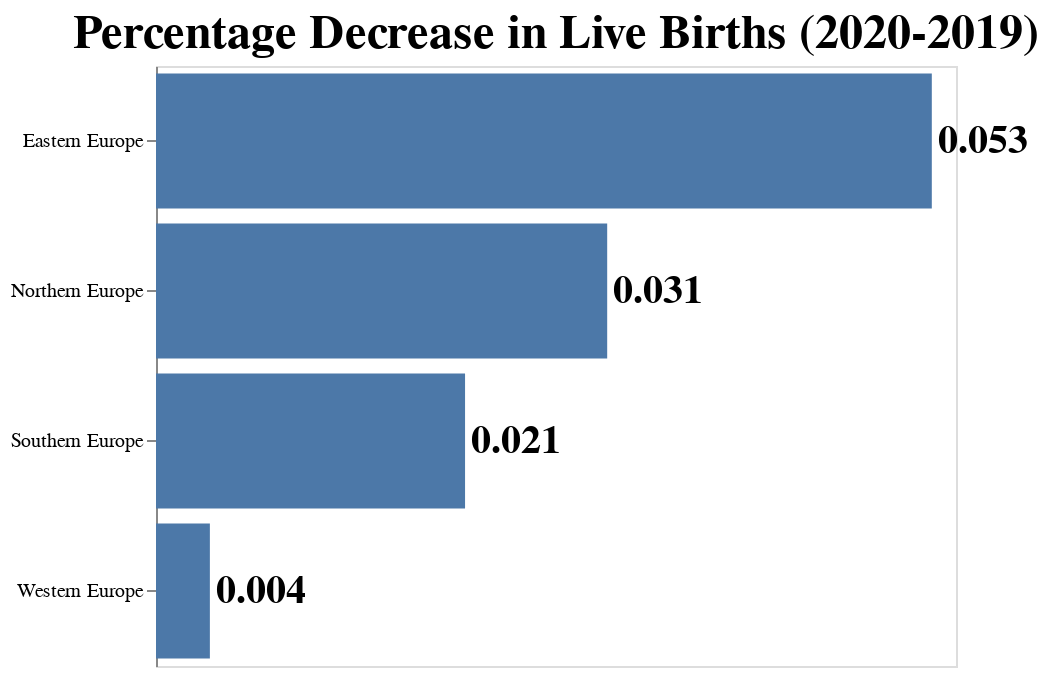

The cell this chart's notebook holds for it:
### Markdown cell above
Add title

### Code cell
bars = alt.Chart(df).mark_bar().encode(
    x=alt.X('avg_value:Q', axis=None),
    y=alt.Y('Region:N', title='')
).transform_aggregate(
   avg_value = 'average(2020_2019)', groupby = ['Region']
)

text = bars.mark_text(
    align='left',
    baseline='middle',
    dx=3,
    fontStyle='bold',
    fontSize=20
).encode(
    text=alt.Text('avg_value:Q', format=",.3f"),
    
)

final_bar = (bars + text).properties(
    height = 300,
    title = 'Percentage Decrease in Live Births (2020-2019)'
).configure_title(
    fontSize=24
)
final_bar.save('title_bar_chart.png')
final_bar

### Figure 1 — Vega-Lite specification as saved in the notebook (floating-point values rounded to 4 significant figures)
{"config": {"view": {"continuousWidth": 400, "continuousHeight": 300}, "title": {"fontSize": 24}}, "layer": [{"mark": "bar", "encoding": {"x": {"type": "quantitative", "axis": null, "field": "avg_value"}, "y": {"type": "nominal", "field": "Region", "title": ""}}, "transform": [{"aggregate": [{"op": "average", "field": "2020_2019", "as": "avg_value"}], "groupby": ["Region"]}]}, {"mark": {"type": "text", "align": "left", "baseline": "middle", "dx": 3, "fontSize": 20, "fontStyle": "bold"}, "encoding": {"text": {"type": "quantitative", "field": "avg_value", "format": ",.3f"}, "x": {"type": "quantitative", "axis": null, "field": "avg_value"}, "y": {"type": "nominal", "field": "Region", "title": ""}}, "transform": [{"aggregate": [{"op": "average", "field": "2020_2019", "as": "avg_value"}], "groupby": ["Region"]}]}], "data": {"name": "data-02e83fd408885510e27a542a78bae3e9"}, "height": 300, "title": "Percentage Decrease in Live Births (2020-2019)", "$schema": "https://vega.github.io/schema/vega-lite/v4.8.1.json", "datasets": {"data-02e83fd408885510e27a542a78bae3e9": [{"Country": "Denmark", "2019": 61170.0, "2020": 60940.0, "Region": "Northern Europe", "2020_2019": 0.00376}, {"Country": "Germany", "2019": 778100.0, "2020": 773100.0, "Region": "Western Europe", "2020_2019": 0.006357}, {"Country": "Estonia", "2019": 14100.0, "2020": 13210.0, "Region": "Northern Europe", "2020_2019": 0.06313}, {"Country": "Ireland", "2019": 59290.0, "2020": 55960.0, "Region": "Northern Europe", "2020_2019": 0.05617}, {"Country": "Greece", "2019": 83760.0, "2020": 84620.0, "Region": "Southern Europe", "2020_2019": -0.01029}, {"Country": "Spain", "2019": 358700.0, "2020": 338400.0, "Region": "Southern Europe", "2020_2019": 0.05662}, {"Country": "France", "2019": 754000.0, "2020": 736600.0, "Region": "Western Europe", "2020_2019": 0.02314}, {"Country": "Croatia", "2019": 36140.0, "2020": 35840.0, "Region": "Southern Europe", "2020_2019": 0.008025}, {"Country": "Italy", "2019": 420100.0, "2020": 404100.0, "Region": "Southern Europe", "2020_2019": 0.03804}, {"Country": "Cyprus", "2019": 9548.0, "2020": 9860.0, "Region": "Southern Europe", "2020_2019": -0.03268}, {"Country": "Latvia", "2019": 18790.0, "2020": 17550.0, "Region": "Northern Europe", "2020_2019": 0.06569}, {"Country": "Lithuania", "2019": 27390.0, "2020": 25140.0, "Region": "Northern Europe", "2020_2019": 0.0821}, {"Country": "Luxembourg", "2019": 6230.0, "2020": 6459.0, "Region": "Western Europe", "2020_2019": -0.03676}, {"Country": "Hungary", "2019": 93100.0, "2020": 93810.0, "Region": "Eastern Europe", "2020_2019": -0.007594}, {"Country": "Malta", "2019": 4350.0, "2020": 4414.0, "Region": "Southern Europe", "2020_2019": -0.01471}, {"Country": "Netherlands", "2019": 169700.0, "2020": 168700.0, "Region": "Western Europe", "2020_2019": 0.005888}, {"Country": "Austria", "2019": 84950.0, "2020": 83600.0, "Region": "Western Europe", "2020_2019": 0.01588}, {"Country": "Poland", "2019": 375000.0, "2020": 355300.0, "Region": "Eastern Europe", "2020_2019": 0.05239}, {"Country": "Portugal", "2019": 86580.0, "2020": 84430.0, "Region": "Southern Europe", "2020_2019": 0.02487}, {"Country": "Romania", "2019": 199700.0, "2020": 176800.0, "Region": "Eastern Europe", "2020_2019": 0.1149}, {"Country": "Slovenia", "2019": 19330.0, "2020": 18770.0, "Region": "Southern Europe", "2020_2019": 0.02903}, {"Country": "Slovakia", "2019": 57050.0, "2020": 56650.0, "Region": "Eastern Europe", "2020_2019": 0.007081}, {"Country": "Finland", "2019": 45610.0, "2020": 46460.0, "Region": "Northern Europe", "2020_2019": -0.01864}, {"Country": "Sweden", "2019": 114500.0, "2020": 113100.0, "Region": "Northern Europe", "2020_2019": 0.01263}, {"Country": "Iceland", "2019": 4452.0, "2020": 4512.0, "Region": "Northern Europe", "2020_2019": -0.01348}, {"Country": "Liechtenstein", "2019": 356.0, "2020": 353.0, "Region": "Western Europe", "2020_2019": 0.008427}, {"Country": "Norway", "2019": 54500.0, "2020": 52980.0, "Region": "Northern Europe", "2020_2019": 0.02782}, {"Country": "Switzerland", "2019": 86170.0, "2020": 85910.0, "Region": "Western Europe", "2020_2019": 0.002994}, {"Country": "Montenegro", "2019": 7223.0, "2020": 7097.0, "Region": "Southern Europe", "2020_2019": 0.01744}, {"Country": "North Macedonia", "2019": 19840.0, "2020": 19030.0, "Region": "Southern Europe", "2020_2019": 0.04102}, {"Country": "Albania", "2019": 28560.0, "2020": 28080.0, "Region": "Southern Europe", "2020_2019": 0.01702}, {"Country": "Serbia", "2019": 64400.0, "2020": 61690.0, "Region": "Southern Europe", "2020_2019": 0.04203}, {"Country": "Turkey", "2019": 1184000.0, "2020": 1113000.0, "Region": "Southern Europe", "2020_2019": 0.05981}, {"Country": "Ukraine", "2019": 308800.0, "2020": 293500.0, "Region": "Eastern Europe", "2020_2019": 0.04974}, {"Country": "Azerbaijan", "2019": 141200.0, "2020": 126600.0, "Region": "Eastern Europe", "2020_2019": 0.1035}]}}
